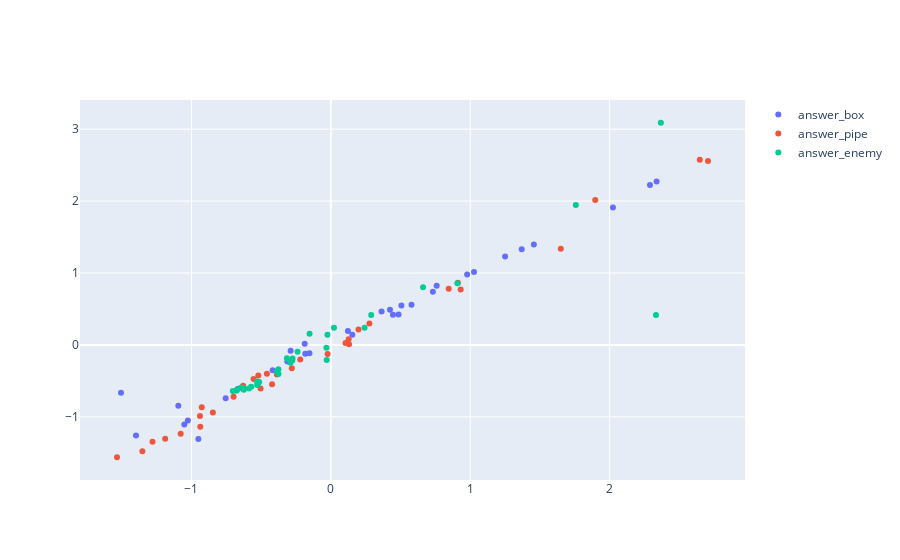

Notebook code cell kept with this figure:
### Code cell
import plotly.graph_objects as go
fig = go.Figure()
for c in const.ANSWER_COLS:
    fig.add_trace(go.Scatter(x=df_answers[c], y=df_answers_pred[f'{c}_pred'],
                        mode='markers',
                        name=c))
fig.show()
